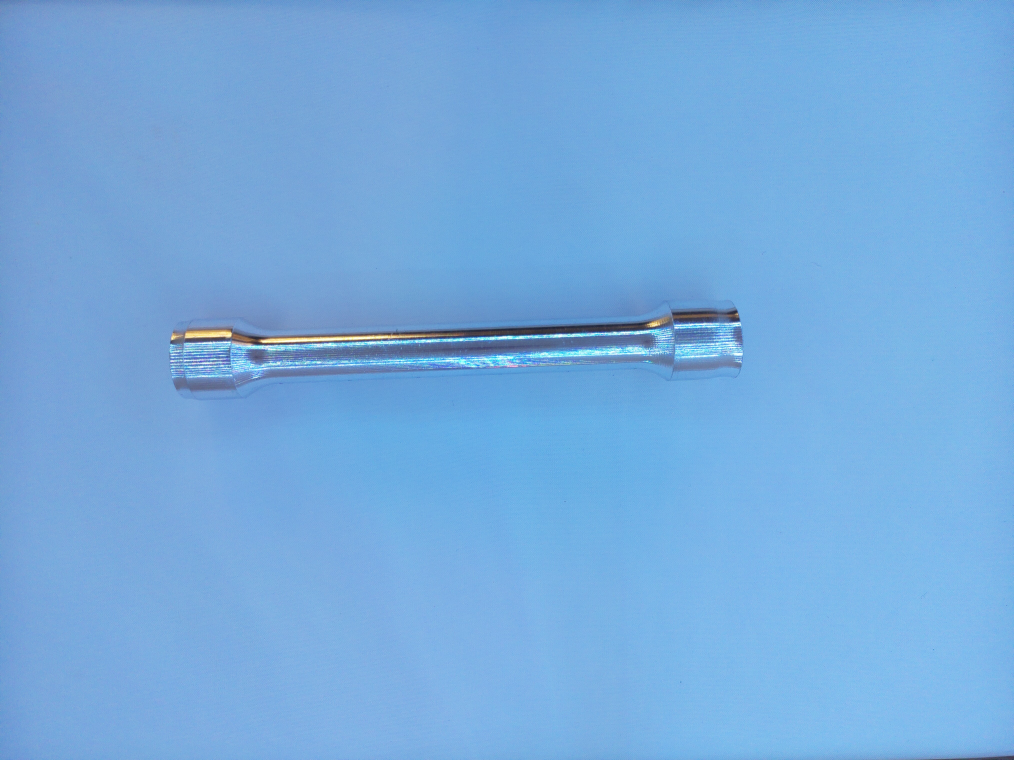
#> input picture test (4).jpg, 4056 x 3040 px (shown at 1/4 size)
$ python -i capture_and_outline1.py   (imports and definitions only)
#> lines starting #> are read from the running program, lines starting #| are printed output that depends on the picture; after the words box and inside, x2 and y2 are one past the last pixel; in counts of white or black regions, pixels touching at a corner belong together
#> further down, picture is the input picture: shape (3040, 4056, 3); mean B, G, R 221.9, 171.4, 118
#!/usr/bin/env python3
import os, time, argparse
import numpy as np
import cv2

# Optional camera import; script also works with --test-image
CAM_AVAILABLE = True
try:
    from picamera2 import Picamera2
except Exception:
    CAM_AVAILABLE = False

# [15 lines left out: function grab_frame, not called in this run]

def segment_dark_object_on_light(bgr):
    # 1) Luminance channel
    L = cv2.cvtColor(bgr, cv2.COLOR_BGR2LAB)[:,:,0].astype(np.float32)
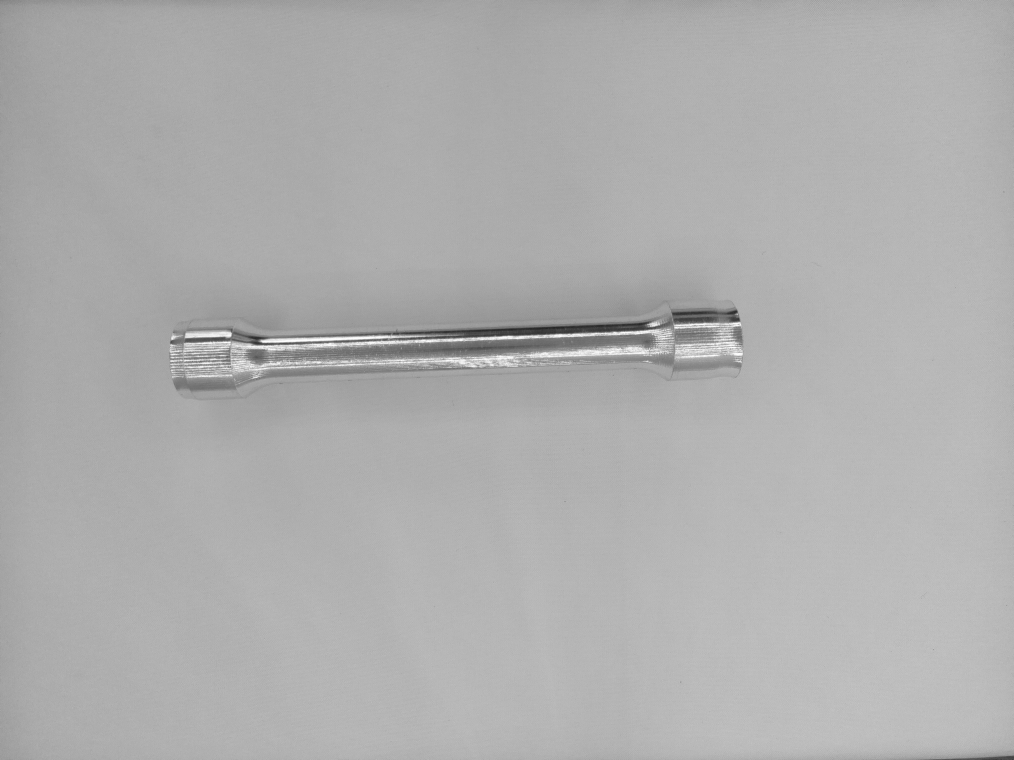
#> L: shape (3040, 4056) float32 (shown at 1/4 size); min 26, max 255, mean 174.3

    # 2) Illumination flattening with big blur background subtraction
    h, w = L.shape
#> h = 3040; w = 4056
    k = max(31, int(min(h, w) * 0.03) // 2 * 2 + 1)  # odd kernel ~3% of min dimension
#> k = 91
    bg = cv2.GaussianBlur(L, (k, k), 0)
    flat = cv2.subtract(L, bg)

    # Normalize 0..255 and invert so dark object becomes bright
    flat -= flat.min()
    if flat.max() > 0:
        flat = flat / flat.max() * 255.0
    inv = cv2.bitwise_not(flat.astype(np.uint8))
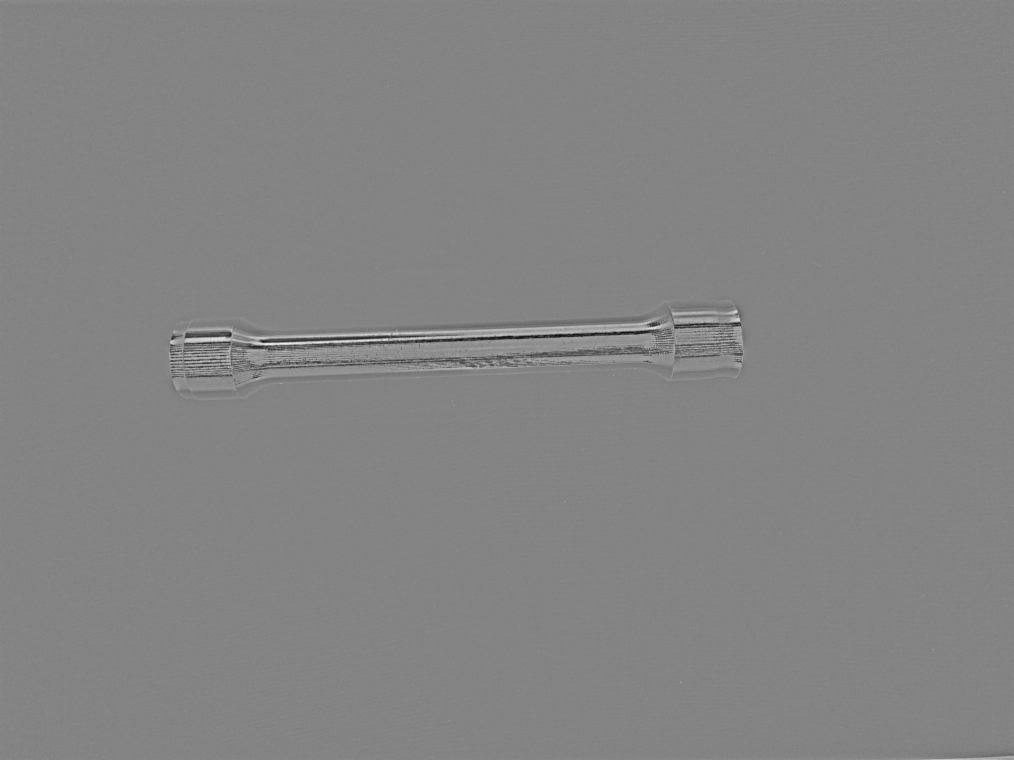
#> inv: shape (3040, 4056) (shown at 1/4 size); min 0, max 255, mean 131.2

    # 3) Robust threshold: adaptive AND Otsu
    th_adapt = cv2.adaptiveThreshold(inv, 255, cv2.ADAPTIVE_THRESH_GAUSSIAN_C,
                                     cv2.THRESH_BINARY, 51, 2)
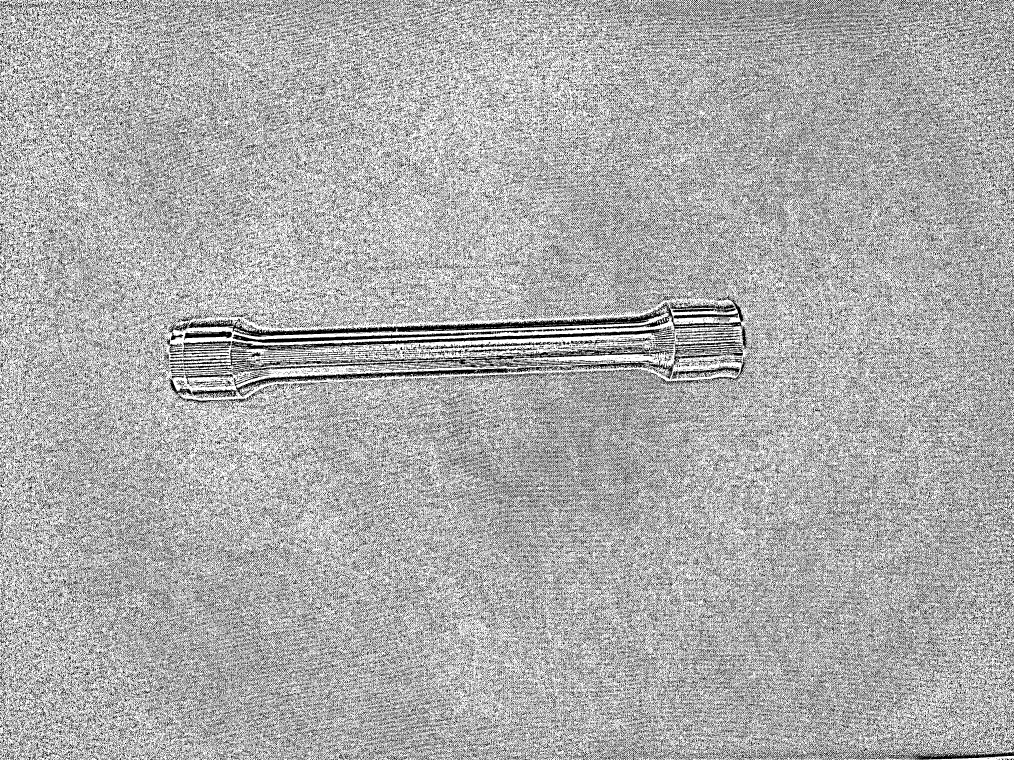
#> th_adapt: shape (3040, 4056) (shown at 1/4 size); 67.6% white; black in thin lines or dots
    _, th_otsu = cv2.threshold(inv, 0, 255, cv2.THRESH_BINARY + cv2.THRESH_OTSU)
#> th_otsu: shape (3040, 4056); 99.4% white; 1673 black regions (1414 under 20 px), largest, box (x1, y1, x2, y2) and area: (926, 1317, 2658, 1402) 19349, (1615, 1386, 2621, 1458) 9510, (1039, 1339, 1707, 1371) 7202
    binary = cv2.bitwise_and(th_adapt, th_otsu)
#> binary: shape (3040, 4056); 67.6% white; black in thin lines or dots

    # 4) Kill thin grid lines with directional openings
    kernel_v = cv2.getStructuringElement(cv2.MORPH_RECT, (1, 7))
    kernel_h = cv2.getStructuringElement(cv2.MORPH_RECT, (7, 1))
    pruned = cv2.bitwise_or(
        cv2.morphologyEx(binary, cv2.MORPH_OPEN, kernel_v, iterations=1),
        cv2.morphologyEx(binary, cv2.MORPH_OPEN, kernel_h, iterations=1)
    )
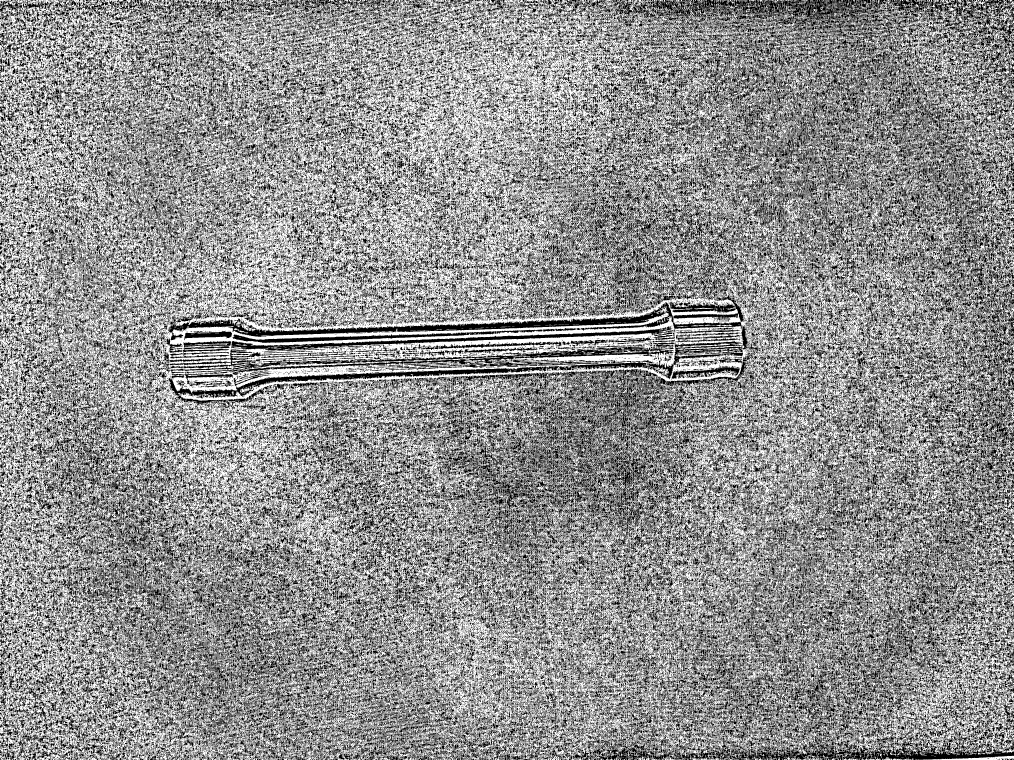
#> pruned: shape (3040, 4056) (shown at 1/4 size); 56.2% white; 196601 black regions (143752 under 20 px), largest, box (x1, y1, x2, y2) and area: (671, 1173, 2977, 1361) 63368, (674, 1364, 2960, 1623) 45311, (3091, 2948, 4056, 3040) 28652
    cleaned = cv2.bitwise_or(binary, pruned)

    # 5) Close gaps and keep largest blob
    kernel = cv2.getStructuringElement(cv2.MORPH_ELLIPSE, (9, 9))
    closed = cv2.morphologyEx(cleaned, cv2.MORPH_CLOSE, kernel, iterations=2)
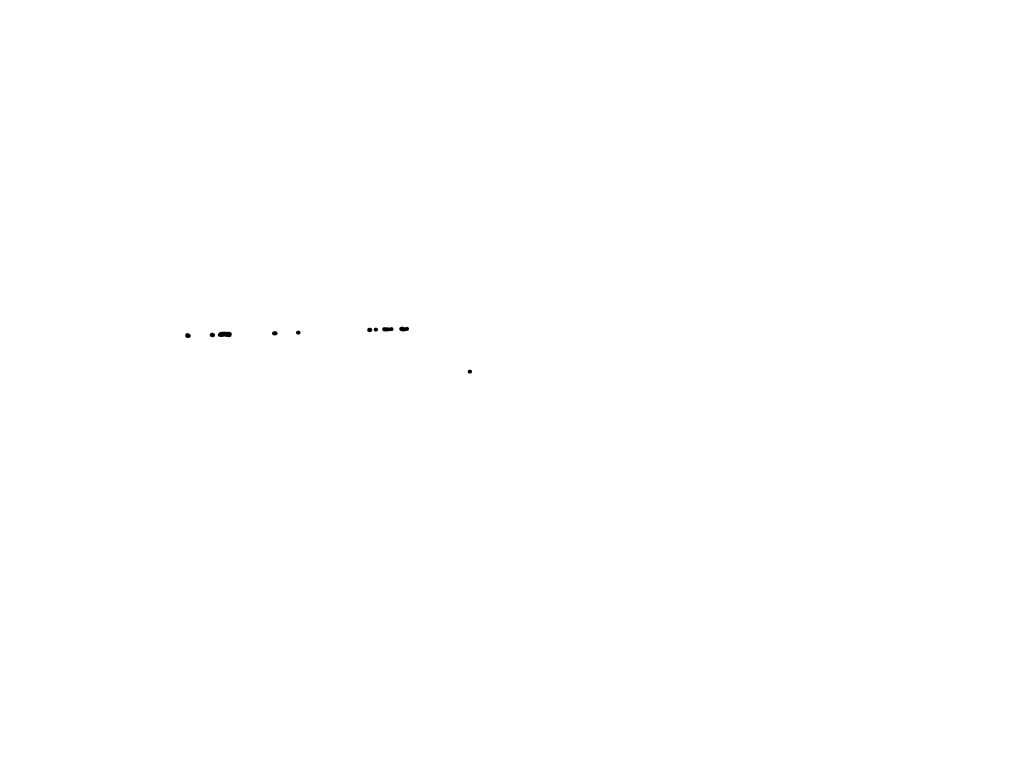
#> closed: shape (3040, 4056) (shown at 1/4 size); 100% white; 10 black regions

    contours, _ = cv2.findContours(closed, cv2.RETR_EXTERNAL, cv2.CHAIN_APPROX_NONE)
#> contours = 1 contour; box (x1, y1, x2, y2) and area: (0, 0, 4056, 3040) 12323145
    if not contours:
        return None, {"inv": inv, "binary": binary, "closed": closed}
    cnt = max(contours, key=cv2.contourArea)
#> cnt = contour of 14188 points, box (x1, y1, x2, y2) (0, 0, 4056, 3040), area 12323145

    # 6) Build filled mask and a simplified outline
    mask = np.zeros_like(closed)
    cv2.drawContours(mask, [cnt], -1, 255, thickness=cv2.FILLED)
#> mask: shape (3040, 4056); every value is 255
    eps = max(1.0, 0.003 * cv2.arcLength(cnt, True))
#> eps = 42.56
    cnt_simple = cv2.approxPolyDP(cnt, eps, True)
#> cnt_simple = [[0, 0], [0, 3039], [4055, 3039], [4055, 0]]
    return (mask, cnt_simple), {"inv": inv, "binary": binary, "closed": closed}

# [52 lines left out: functions save_svg, main, not called in this run]

# [2 lines not run here, left out]

>>> import cv2
>>> picture = cv2.imread('../test (4).jpg')
>>> result = segment_dark_object_on_light(picture)
